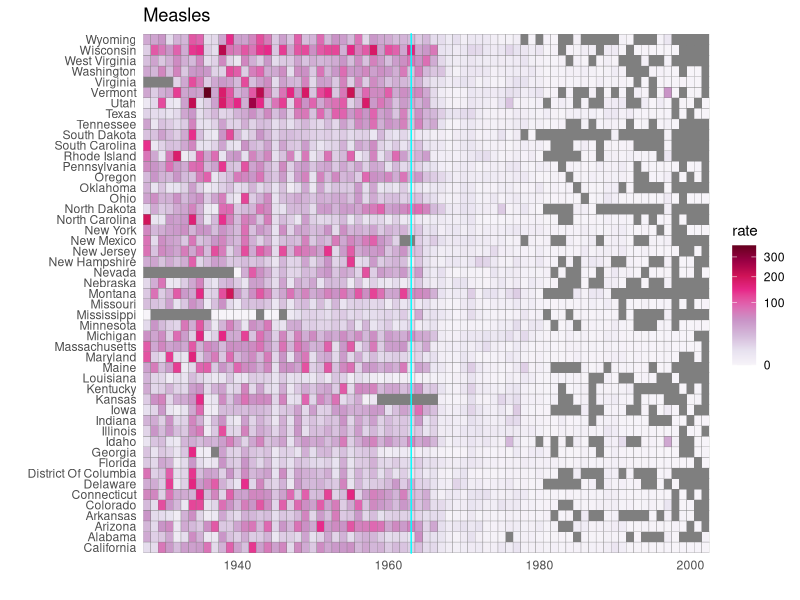
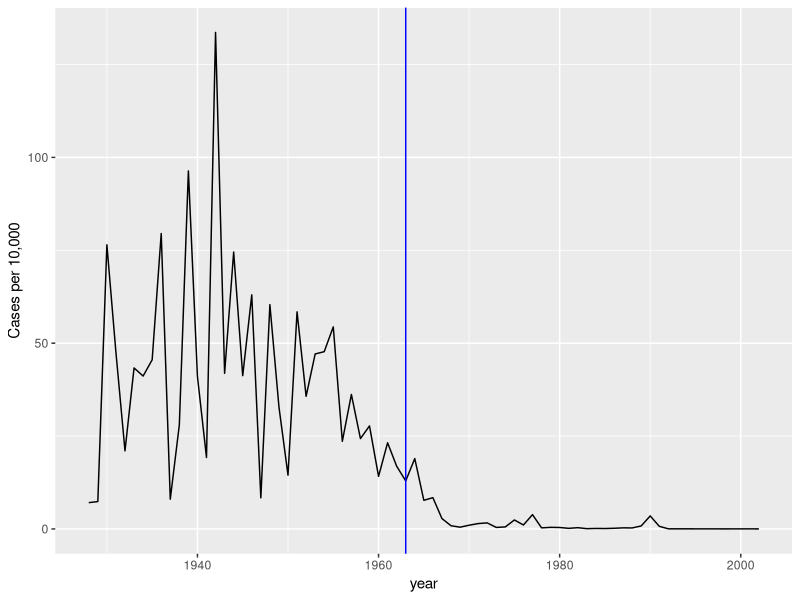
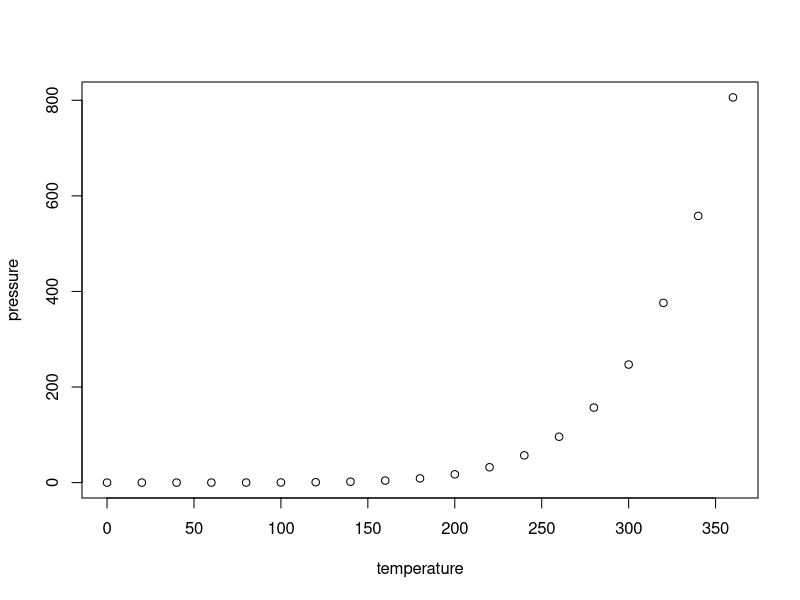

These figures' R source, in order:
## ---- chunk 1
knitr::opts_chunk$set(
	echo = FALSE,
	message = FALSE,
	warning = FALSE,
	comment =""
)
## ---- chunk 2
# import data and inspect
#
library(tidyverse)
library(dslabs)
data(us_contagious_diseases)
str(us_contagious_diseases)
 

# assign dat to the per 10,000 rate of measles, removing Alaska and Hawaii and adjusting for weeks reporting
#
the_disease <- "Measles"
dat <- us_contagious_diseases %>%
  filter(!state %in% c("Hawaii", "Alaska") & disease == the_disease) %>%
  mutate(rate = count / population * 10000 * 52/weeks_reporting) %>%
  mutate(state = reorder(state, rate))



## ---- chunk 3
# tile plot of disease rate by state and year
#
dat %>% ggplot(aes(year, state, fill=rate)) +
        geom_tile(color = "grey50") +
        scale_x_continuous(expand = c(0,0)) +
        scale_fill_gradientn(colors = RColorBrewer::brewer.pal(9, "PuRd"), trans = "sqrt") +
        geom_vline(xintercept = 1963, col = "cyan") +
        theme_minimal() + theme(panel.grid = element_blank()) +
        ggtitle(the_disease) +
        ylab("") +
        xlab("")
## ---- chunk 4

# plot disease rates per year in California
#
dat %>% filter(state == "California" & !is.na(rate)) %>%
  ggplot(aes(year, rate)) +
  geom_line() +
  ylab("Cases per 10,000") +
  geom_vline(xintercept=1963, col = "blue")


## ---- chunk 5
summary(cars)
## ---- chunk 6
plot(pressure)
